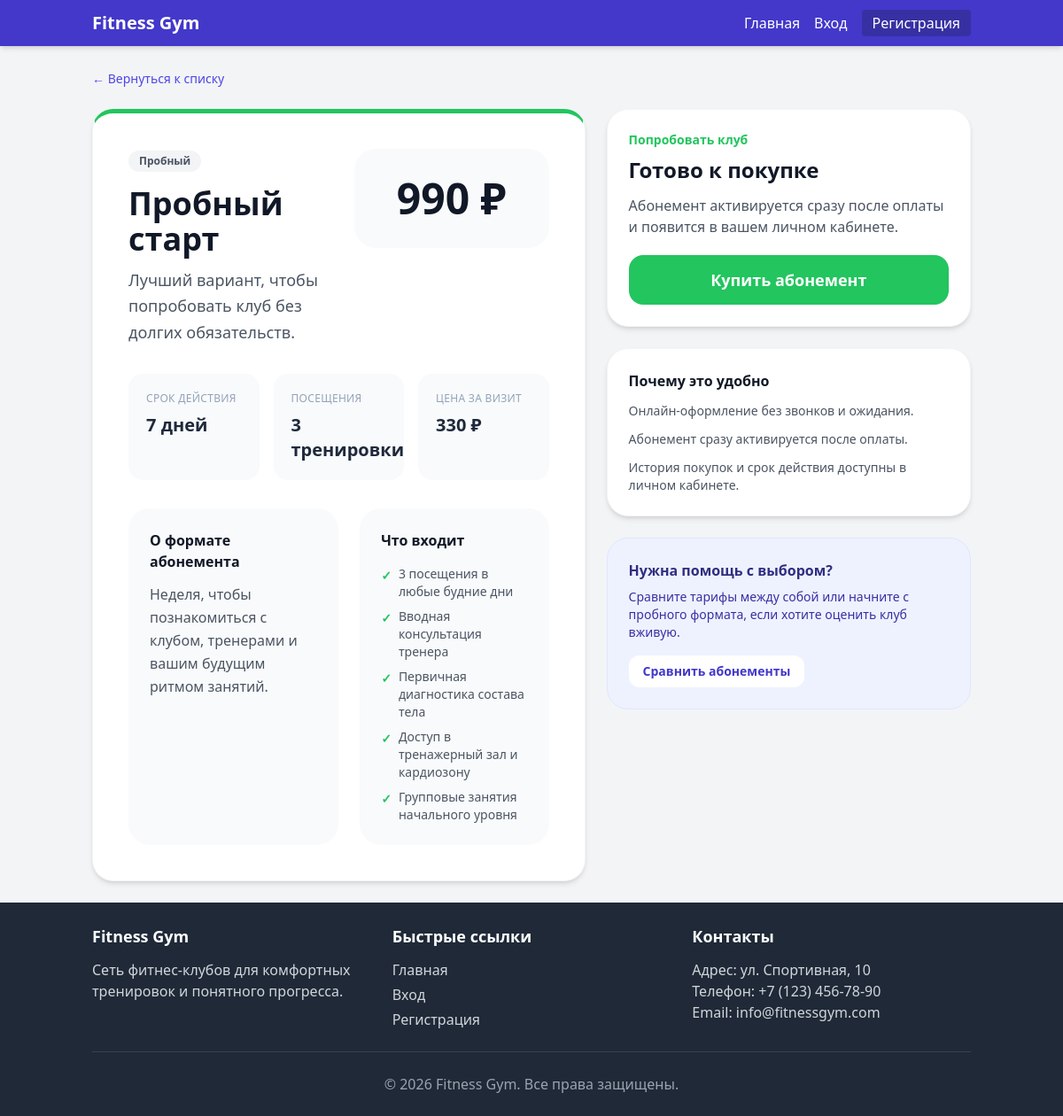
The app's page /abonements/abonement/6 with its own data.
### models/models.py (models this page shows, shortened)
class Abonement(db.Model):
    __tablename__ = 'abonements'
    id = db.Column(db.Integer, primary_key=True)
    name = db.Column(db.String(100), nullable=False, unique=True)
    type = db.Column(db.String(50), nullable=False)
    price = db.Column(db.Integer, nullable=False)
    duration_days = db.Column(db.Integer, nullable=False)
    visits_count = db.Column(db.Integer, default=0)
    description = db.Column(db.Text)
    features = db.Column(db.Text)
    color = db.Column(db.String(20), default='#4CAF50')
    is_popular = db.Column(db.Boolean, default=False)
    discount = db.Column(db.Integer, default=0)
    is_active = db.Column(db.Boolean, default=True)
    created_at = db.Column(db.DateTime, default=datetime.utcnow)
    @property
    def final_price(self):
        if self.discount > 0:
            return int(self.price * (100 - self.discount) / 100)
        return self.price
    @property
    def price_per_visit(self):
        if self.visits_count > 0:
            return int(self.final_price / self.visits_count)
        return 0
    @property
    def duration_text(self):
        if self.duration_days == 1:
            return "1 день"
        elif self.duration_days < 30:
            return f"{self.duration_days} дней"
        elif self.duration_days == 30:
            return "1 месяц"
        elif self.duration_days == 90:
            return "3 месяца"
        elif self.duration_days == 180:
            return "6 месяцев"
        elif self.duration_days == 365:
            return "1 год"
        else:
            return f"{self.duration_days} дней"
    @property
    def visits_text(self):
        if self.visits_count == 0:
            return "Безлимит"
        elif self.visits_count == 1:
            return "1 тренировка"
        elif self.visits_count < 5:
            return f"{self.visits_count} тренировки"
        else:
            return f"{self.visits_count} тренировок"

### controllers/abonements.py (the view)
@abonements_bp.route('/abonement/<int:abonement_id>')
def abonement_detail(abonement_id):
    sync_abonement_catalog()
    abonement = Abonement.query.get_or_404(abonement_id)
    return render_template(
        'abonements/abonement_detail.html',
        abonement=build_abonement_view(abonement),
        next_url=get_safe_next_url(),
        title=abonement.name,
    )

### controllers/abonements.py (called while the page is built)
def get_safe_next_url():
    next_url = request.args.get('next') or request.form.get('next')
    if not next_url:
        return None
    parsed = urlparse(next_url)
    if parsed.scheme or parsed.netloc or not next_url.startswith('/'):
        return None
    return next_url

### services/notification_service.py (called while the page is built, shortened)
def build_user_marketing_notifications(user):
    if not user or not getattr(user, 'is_authenticated', False):
        return []

### templates/abonements/abonement_detail.html (shortened to what this page needs)
{% extends 'abonements/base.html' %}
{% block content %}
<div class="max-w-6xl mx-auto">
    <a href="{{ url_for('abonements.index', next=next_url) if next_url else url_for('abonements.index') }}" class="inline-flex items-center gap-1 text-indigo-600 hover:text-indigo-800 mb-6 text-sm font-medium">
        ← Вернуться к списку
    </a>
    <div class="grid grid-cols-1 lg:grid-cols-[1.15fr_0.85fr] gap-6">
        <section class="bg-white rounded-3xl shadow-md overflow-hidden border border-gray-100" style="border-top: 5px solid {{ abonement.color }}">
            <div class="p-8 md:p-10">
                <div class="flex flex-col md:flex-row md:items-start md:justify-between gap-6 mb-8">
                    <div class="max-w-2xl">
                        <span class="inline-flex rounded-full bg-gray-100 px-3 py-1 text-xs font-semibold text-gray-600 mb-4">{{ abonement.type_label }}</span>
                        <h1 class="text-4xl font-bold text-gray-900 mb-3">{{ abonement.name }}</h1>
                        <p class="text-lg text-gray-600 leading-relaxed">{{ abonement.summary }}</p>
                    </div>
                    <div class="min-w-[220px] rounded-3xl bg-gray-50 p-6 text-center">
                        {% if abonement.discount > 0 %}
                            <div class="text-gray-400 line-through text-lg">{{ abonement.price }} ₽</div>
                            <div class="text-5xl font-bold text-gray-900 leading-none my-2">{{ abonement.final_price }} ₽</div>
                            <div class="inline-flex rounded-full bg-emerald-100 px-3 py-1 text-sm font-semibold text-emerald-700">Скидка {{ abonement.discount }}%</div>
                        {% else %}
                            <div class="text-5xl font-bold text-gray-900 leading-none my-2">{{ abonement.price }} ₽</div>
                        {% endif %}
                    </div>
                </div>
                <div class="grid grid-cols-1 md:grid-cols-3 gap-4 mb-8">
                    <div class="rounded-2xl bg-slate-50 p-5">
                        <div class="text-xs uppercase tracking-wide text-slate-400 mb-2">Срок действия</div>
                        <div class="text-xl font-semibold text-slate-800">{{ abonement.duration_text }}</div>
                    </div>
                    <div class="rounded-2xl bg-slate-50 p-5">
                        <div class="text-xs uppercase tracking-wide text-slate-400 mb-2">Посещения</div>
                        <div class="text-xl font-semibold text-slate-800">{{ abonement.visits_text }}</div>
                    </div>
                    <div class="rounded-2xl bg-slate-50 p-5">
                        <div class="text-xs uppercase tracking-wide text-slate-400 mb-2">Цена за визит</div>
                        <div class="text-xl font-semibold text-slate-800">
                            {% if abonement.price_per_visit > 0 %}
                                {{ abonement.price_per_visit }} ₽
                            {% else %}
                                Безлимит
                            {% endif %}
                        </div>
                    </div>
                </div>
                <div class="grid grid-cols-1 lg:grid-cols-[1fr_0.9fr] gap-6">
                    <div class="rounded-3xl bg-gray-50 p-6">
                        <h3 class="font-semibold text-gray-900 mb-3">О формате абонемента</h3>
                        <p class="text-gray-600 leading-relaxed">{{ abonement.description }}</p>
                    </div>
                    <div class="rounded-3xl bg-gray-50 p-6">
                        <h3 class="font-semibold text-gray-900 mb-4">Что входит</h3>
                        <ul class="space-y-2">
                            {% for feature in abonement.features %}
                            <li class="flex items-start gap-2 text-sm text-gray-600">
                                <span class="text-green-500 font-bold shrink-0 mt-0.5">✓</span>
                                <span>{{ feature }}</span>
                            </li>
                            {% endfor %}
                        </ul>
                    </div>
                </div>
            </div>
        </section>
        <aside class="space-y-6">
            <div class="bg-white rounded-3xl shadow-md border border-gray-100 p-6">
                <div class="text-sm font-semibold mb-2" style="color: {{ abonement.color }}">{{ abonement.accent }}</div>
                <h3 class="text-2xl font-bold text-gray-900 mb-3">Готово к покупке</h3>
                <p class="text-gray-600 mb-5">Абонемент активируется сразу после оплаты и появится в вашем личном кабинете.</p>
                <a href="{{ url_for('abonements.buy_abonement', abonement_id=abonement.id, next=next_url) if next_url else url_for('abonements.buy_abonement', abonement_id=abonement.id) }}"
                   class="block text-center py-3.5 rounded-2xl text-white font-bold text-lg hover:opacity-90 transition-opacity"
                   style="background-color: {{ abonement.color }}">
                    Купить абонемент
                </a>
            </div>
            <div class="bg-white rounded-3xl shadow-md border border-gray-100 p-6">
                <h3 class="font-semibold text-gray-900 mb-3">Почему это удобно</h3>
                <ul class="space-y-3 text-sm text-gray-600">
                    <li>Онлайн-оформление без звонков и ожидания.</li>
                    <li>Абонемент сразу активируется после оплаты.</li>
                    <li>История покупок и срок действия доступны в личном кабинете.</li>
                </ul>
            </div>
            <div class="rounded-3xl border border-indigo-100 bg-indigo-50 p-6">
                <h3 class="font-semibold text-indigo-900 mb-2">Нужна помощь с выбором?</h3>
                <p class="text-sm text-indigo-800 mb-4">Сравните тарифы между собой или начните с пробного формата, если хотите оценить клуб вживую.</p>
                <a href="{{ url_for('abonements.compare_abonements') }}" class="inline-flex items-center rounded-xl bg-white px-4 py-2 text-sm font-semibold text-indigo-700 hover:bg-indigo-100">
                    Сравнить абонементы
                </a>
            </div>
        </aside>
    </div>
</div>
{% endblock %}

### static/css/main.css (style rules this page uses)
:root { color-scheme: light; --app-safe-bottom: env(safe-area-inset-bottom, 0px); --app-safe-top: env(safe-area-inset-top, 0px); }
html { -webkit-text-size-adjust: 100%; scroll-behavior: smooth; }
.app-shell { -webkit-tap-highlight-color: transparent; }

### records on screen
Abonement: name "Пробный старт", price "990", description "Неделя, чтобы познакомиться с клубом, тренерами и вашим будущим ритмом занятий."

### other values on screen
{{ abonement.type_label }} "Пробный"
{{ abonement.summary }} "Лучший вариант, чтобы попробовать клуб без долгих обязательств."
{{ abonement.duration_text }} "7 дней"
{{ abonement.visits_text }} "3 тренировки"
{{ abonement.price_per_visit }} "330"
{{ feature }} "3 посещения в любые будние дни" "Вводная консультация тренера" "Первичная диагностика состава тела" "Доступ в тренажерный зал и кардиозону" "Групповые занятия начального уровня"
{{ abonement.accent }} "Попробовать клуб"
